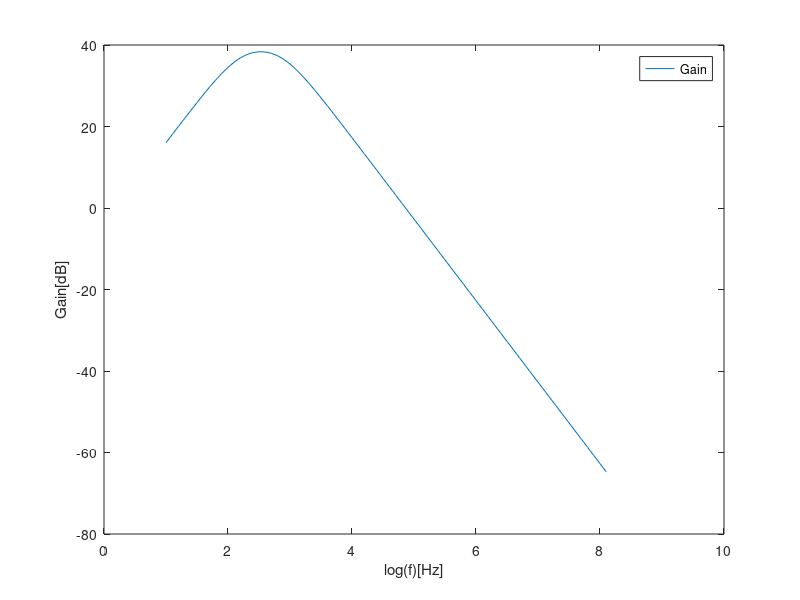
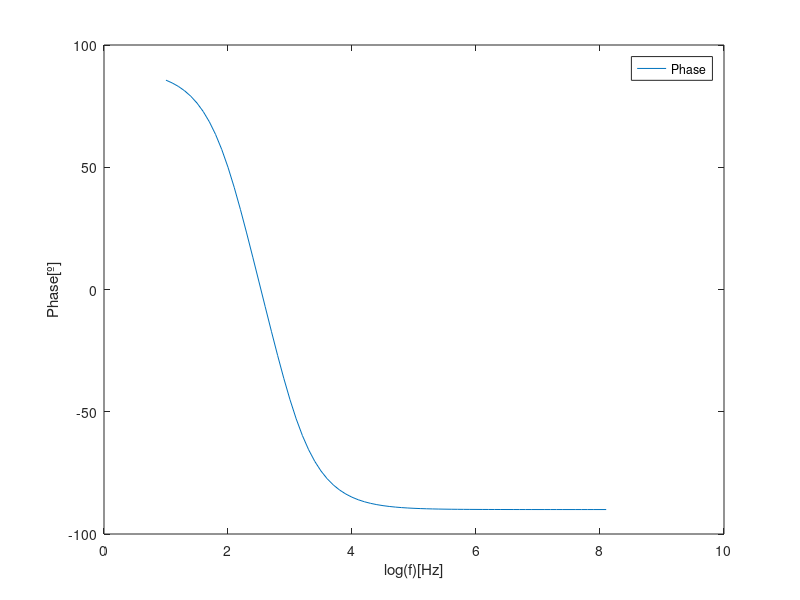

Write the MATLAB code that produced these figures, in order.
R1 = 1000; %Ohm
R2 = 1000; %Ohm
R3 = 100000; %Ohm
R4 = 1000; %Ohm

C1 = 1e-6; %F
C2 = 220e-9; %F

f = 1000; %Hz
omega = 2 * pi * f;

ZC1 = 1/(j*omega*C1);
ZC2 = 1/(j*omega*C2);

Zi = abs(1/(1/R1 + 1/ZC1));
Zo = abs(1/(1/R2 + 1/ZC2));

gaincomp = (R1*C1*j*omega)/(1 + R1*C1*j*omega) * (1 + (R3/R4)) * (1/(1 + R2*C2*j*omega));
gain = abs(gaincomp);
gaindB = 20 * log10(gain);


file = fopen("Teo1.tex", "w");

fprintf(file, "gain & %.4e\\\\\\hline ", gain);
fprintf(file, "gaindB & %.4e\\\\\\hline ", gaindB);
fprintf(file, "Zi & %.4e\\\\\\hline ", Zi);
fprintf(file, "Zo & %.4e\\\\\\hline ", Zo);

fflush(file);
fclose(file);

a = 1;

for i = 1:0.1:8.1 %ou seja, 10 pontos por década
  f = power(10, i);
  omega = 2 * pi * f;
  
  gaincomp = (R1*C1*j*omega)/(1 + R1*C1*j*omega) * (1 + (R3/R4)) * (1/(1 + R2*C2*j*omega));
  gain = abs(gaincomp);
  gaindB(a) = 20 * log10(gain);
  
  phase(a) = angle(gaincomp); %rad
  phase(a) = phase(a) * 180 / pi; %º
  
  a = a + 1;
  
endfor

f = 1:0.1:8.1; %início, fim e 70 pontos pelo meio
hf = figure();
plot(f, gaindB);
legend("Gain");
xlabel("log(f)[Hz]");
ylabel("Gain[dB]");

print (hf, "gainteo.eps", "-depsc");

f = 1:0.1:8.1; %início, fim e 70 pontos pelo meio
hf2 = figure();
plot(f, phase);
legend("Phase");
xlabel("log(f)[Hz]");
ylabel("Phase[º]");

print (hf2, "phaseteo.eps", "-depsc");
